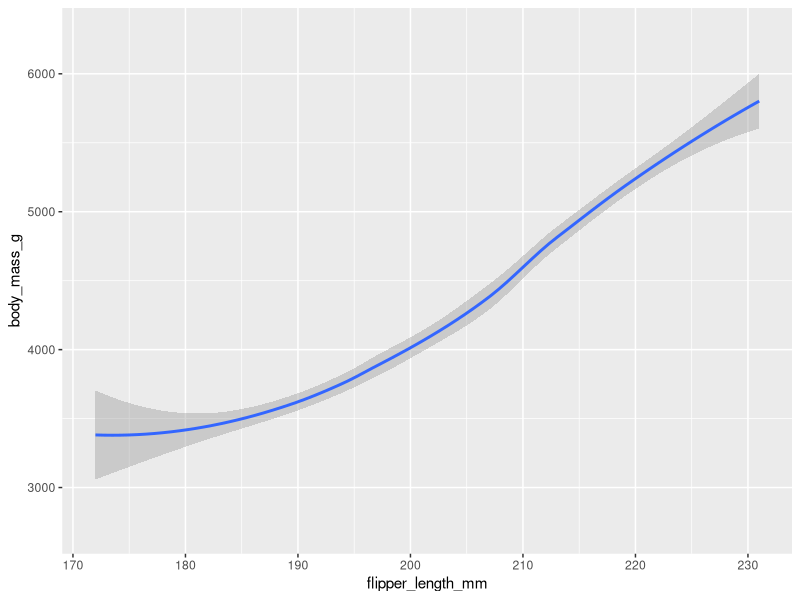

Recreate this plot in R.
## ---- chunk 1
library(tidyverse)
library(palmerpenguins)
penguins = na.omit(penguins)
#data(package = 'palmerpenguins')
knitr::opts_chunk$set(echo = TRUE)
knitr::opts_chunk$set(fig.dim=c(4.8, 4.5), fig.retina=2, out.width="100%")
## ---- chunk 2

## ---- chunk 3

## ---- chunk 4

## ---- chunk 5
aes(x = flipper_length_mm, 
    y = body_mass_g,
    colour = species)
## ---- chunk 6

## ---- chunk 7

## ---- chunk 8

## ---- chunk 9

## ---- chunk 10
ggplot(data = penguins) +
  aes(x = flipper_length_mm,
      y = body_mass_g) +
  geom_point(alpha=0) +
  geom_smooth()
## ---- chunk 11

## ---- chunk 12

## ---- chunk 13

## ---- chunk 14

## ---- chunk 15

